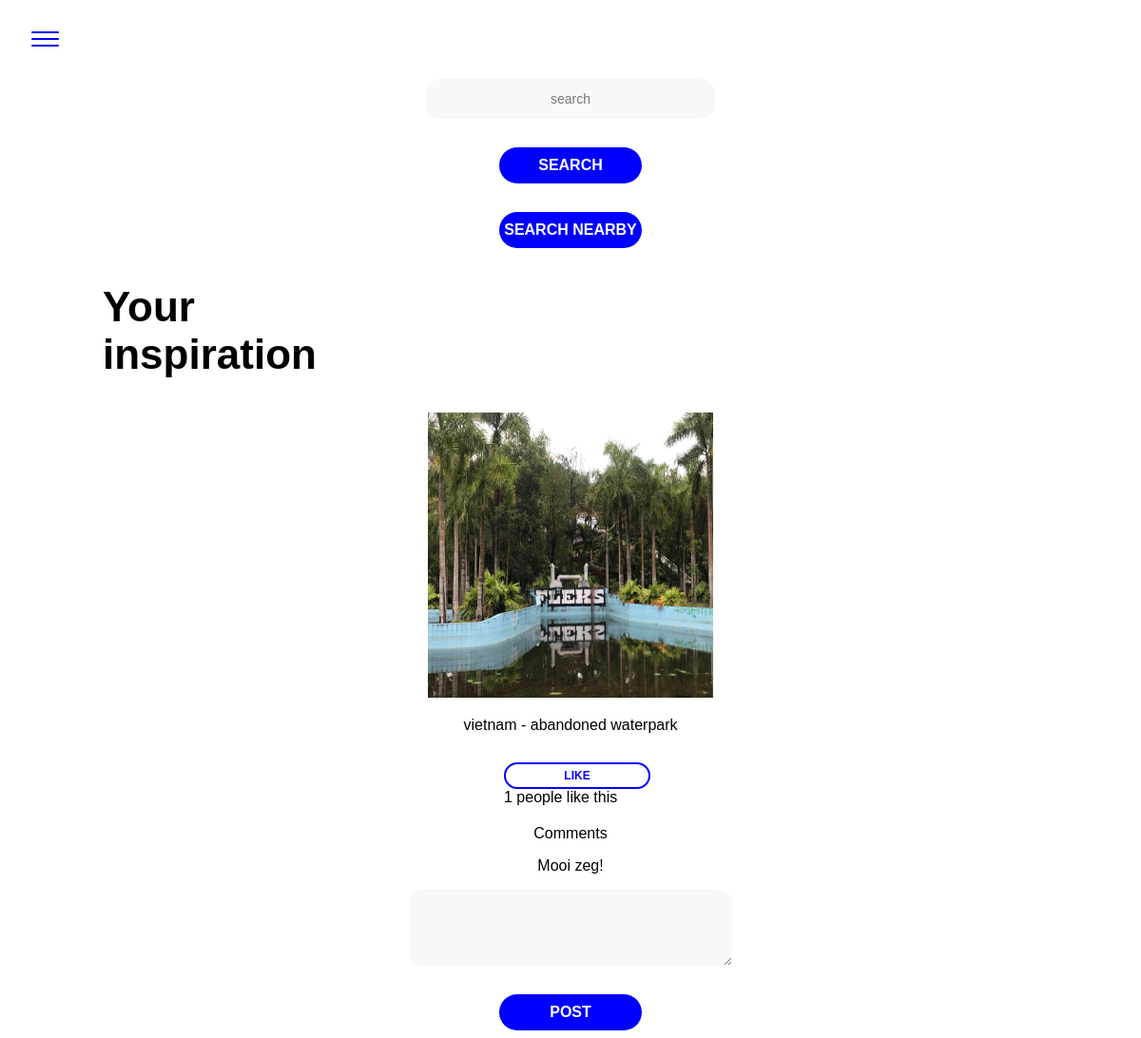
Page /detailPost.php?id=40 on the committed database.
### tables this page shows
CREATE TABLE `images` (
  `id` int(11) NOT NULL,
  `user_id` int(11) NOT NULL,
  `user_name` varchar(255) NOT NULL,
  `img_description` varchar(255) NOT NULL,
  `date_created` timestamp NOT NULL DEFAULT CURRENT_TIMESTAMP,
  `file_path` varchar(255) NOT NULL,
  `longitude` decimal(10,8) NOT NULL,
  `latitude` decimal(10,8) NOT NULL
);

CREATE TABLE `comments` (
  `id` int(11) NOT NULL,
  `user_id` int(11) NOT NULL,
  `post_id` int(11) NOT NULL,
  `comment` varchar(255) NOT NULL
);

### classes/Post.php (called while the page is built, shortened)
<?php
class Post
{
    public static function getData($postId)
    {
        $conn = Db::getInstance();
        $statement = $conn->prepare('SELECT * FROM images WHERE id = :postid');
        $statement->bindValue(':postid', $postId);
        $statement->execute();
        $result = $statement->fetch(PDO::FETCH_ASSOC);
        return $result;
    }
    public static function getDate($postId)
    {
        $conn = Db::getInstance();
        $statement = $conn->prepare('SELECT * FROM images WHERE id = :postid');
        $statement->bindValue(':postid', $postId);
        $statement->execute();
        $result = $statement->fetch(PDO::FETCH_ASSOC);
        return $result;
    }
    public static function getLike($postId)
    {
        $conn = Db::getInstance();
        $statement = $conn->prepare('select count(*) as count from likes where post_id = :postid');
        $statement->bindValue(':postid', $postId);
        $statement->execute();
        $result = $statement->fetch(PDO::FETCH_ASSOC);
        return $result['count'];
    }
    public static function getComments($postId)
    {
        $conn = Db::getInstance();
        $statement = $conn->prepare('SELECT * FROM comments WHERE post_id = :postId');
        $statement->bindParam(':postId', $postId);
        $result = $statement->execute();
        return $result = $statement->fetchAll(PDO::FETCH_ASSOC);
    }
}

### detailPost.php (the view, shortened to what this page needs)
<?php
$postId = $_GET['id'];
$post = Post::getData($postId);
$like = Post::getLike($postId);
$t = Post::getDate($postId);
?><!DOCTYPE html>
<html lang="en">
<head>
    <link rel="stylesheet" type="text/css" href="css/style.css">
</head>
<body>
    <?php include_once 'nav.inc.php'; ?>
<h2>Your <br> inspiration</h2>
    <article class="center-div-image">
        <img src="<?php echo 'uploads/'.$post['file_path']; ?>" height=300 width=300 alt="">
        <p><?php echo $post['img_description']; ?></p>
        <div class="center-div"><a href="#" class="like btn--secondary" data-id="<?php echo $post['id']; ?>" >Like</a> <span class='likes'><?php echo $like; ?></span> people like this </div>
    </article>
    <p>Comments</p>
    <div id="comments" class="comments">
    <?php
    $comments = Post::getComments($postId);
    foreach ($comments as $c):
    ?>
    <div>
        <p><?php echo $c['comment']; ?></p>
    </div>
    <?php endforeach; ?>
    </div>
    <form name="postComment" method="post">
        <textarea id="commentText" name="commentText" type="text" class="input"></textarea>
        <input id="commentSubmit" type="submit" value="Post" class="btn btn--primary" data-post_id="<?php echo $post['id']; ?>" data-user_id="<?php echo $post['user_id']; ?>">
    </form>
</body>
</html>

### css/style.css (style rules this page uses)
body { font-family: 'Helvetica', sans-serif; font-size: 16px; }
h2 { font-size: 44px; margin-left: 100px; }
p { text-align: center; }
a { text-decoration: none; color: blue; opacity:1; font-size: 1.3em; font-weight: 400; transition: 200ms; }
.input { background-color:#f3f1f185; border: 0px; width: 300px; height: 40px; border-radius: 15px; margin: 10px auto; display: block; text-align: center; font-size: 14px; }
.btn--primary { color: #ffffff; font-size: 16px; font-weight: 700; text-transform: uppercase; background-color: blue; width: 150px; padding: 10px 0px; border-radius: 20px; border:0px; margin: 30px auto 0px auto; display: block; padding: auto; transition: 200ms; }
.btn--secondary { text-decoration: none; text-align: center; color: blue; font-size: 12px; font-weight: 700; text-transform: uppercase; width: 150px; padding: 5px 0px; border: 2px solid blue; border-radius: 20px; margin: 30px auto 0px auto; display: block; transition: 200ms; }
span { text-align: center; }
.center-div { margin: 20px auto; width: 140px; }
.center-div-image { margin: 20px auto; width: 300px; }
textarea { border: 0px; background-color: #f3f1f185; border-radius: 20px; display: block; margin: auto; width: 300px; padding: 20px; height: 10px;; }

### rows in the picture
images: file_path (picture), img_description "vietnam - abandoned waterpark"
comments: comment "Mooi zeg!"

### other values in the picture
$like "1"
